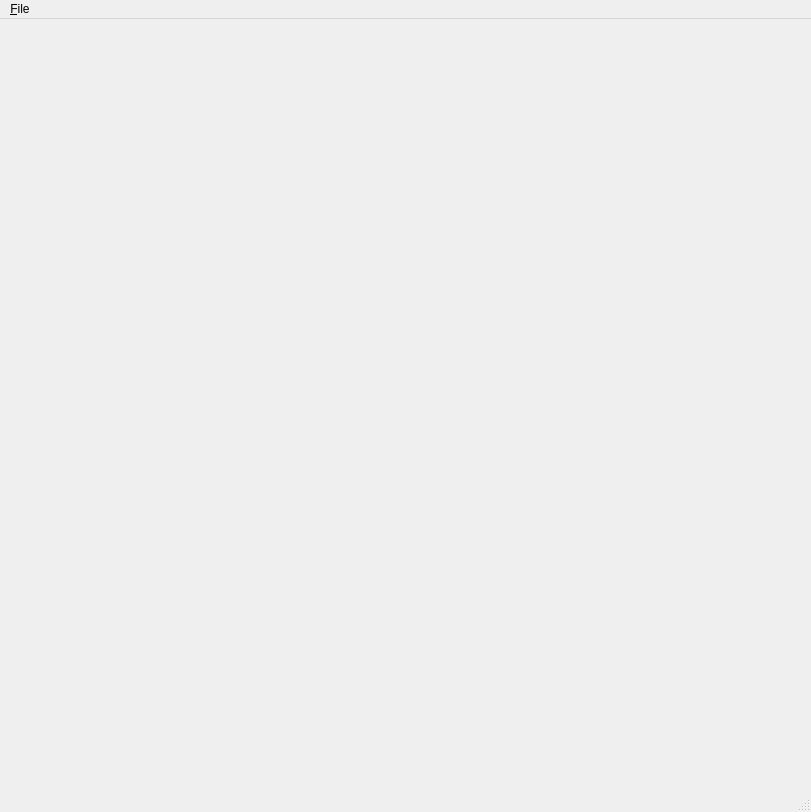
<?xml version="1.0" encoding="UTF-8"?>
<ui version="4.0">
 <class>CacheSimMainWindow</class>
 <widget class="QMainWindow" name="CacheSimMainWindow">
  <property name="geometry">
   <rect>
    <x>0</x>
    <y>0</y>
    <width>811</width>
    <height>812</height>
   </rect>
  </property>
  <property name="windowTitle">
   <string>CacheSim GUI</string>
  </property>
  <property name="windowIcon">
   <iconset resource="Resources.qrc">
    <normaloff>:/CacheSim/Icons/Icons/cache-icon.png</normaloff>:/CacheSim/Icons/Icons/cache-icon.png</iconset>
  </property>
  <widget class="QWidget" name="centralwidget">
   <layout class="QVBoxLayout" name="verticalLayout">
    <property name="leftMargin">
     <number>2</number>
    </property>
    <property name="topMargin">
     <number>2</number>
    </property>
    <property name="rightMargin">
     <number>2</number>
    </property>
    <property name="bottomMargin">
     <number>2</number>
    </property>
    <item>
     <widget class="QTabWidget" name="m_Tabs">
      <property name="currentIndex">
       <number>-1</number>
      </property>
      <property name="documentMode">
       <bool>true</bool>
      </property>
      <property name="tabsClosable">
       <bool>true</bool>
      </property>
      <property name="movable">
       <bool>true</bool>
      </property>
     </widget>
    </item>
   </layout>
  </widget>
  <widget class="QMenuBar" name="m_MenuBar">
   <property name="geometry">
    <rect>
     <x>0</x>
     <y>0</y>
     <width>811</width>
     <height>21</height>
    </rect>
   </property>
   <widget class="QMenu" name="m_FileMenu">
    <property name="title">
     <string>&amp;File</string>
    </property>
    <addaction name="m_OpenTraceAction"/>
    <addaction name="m_QuitAction"/>
   </widget>
   <addaction name="m_FileMenu"/>
  </widget>
  <widget class="QStatusBar" name="statusbar"/>
  <action name="m_OpenTraceAction">
   <property name="text">
    <string>&amp;Open Trace</string>
   </property>
   <property name="shortcut">
    <string>Ctrl+O</string>
   </property>
  </action>
  <action name="m_QuitAction">
   <property name="text">
    <string>Quit</string>
   </property>
   <property name="shortcut">
    <string>Ctrl+Q</string>
   </property>
  </action>
 </widget>
 <resources>
  <include location="Resources.qrc"/>
 </resources>
 <connections/>
</ui>
